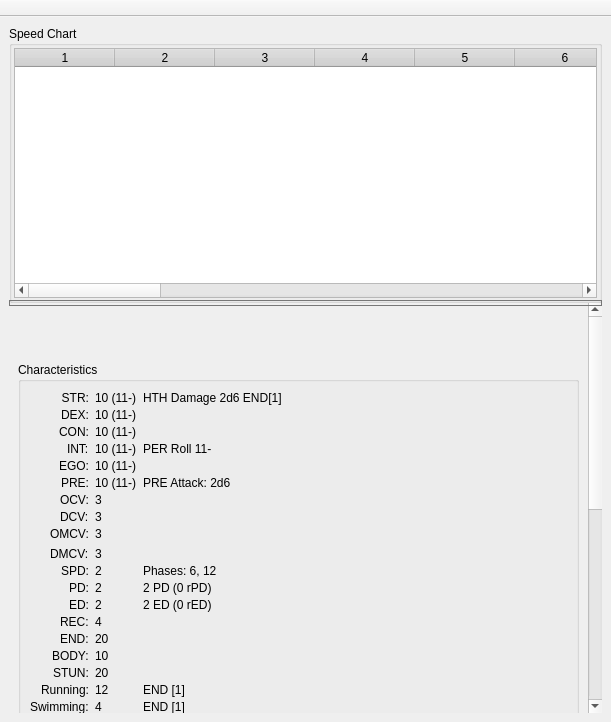
<?xml version="1.0" encoding="UTF-8"?>
<ui version="4.0">
 <class>MainWindow</class>
 <widget class="QMainWindow" name="MainWindow">
  <property name="geometry">
   <rect>
    <x>0</x>
    <y>0</y>
    <width>611</width>
    <height>722</height>
   </rect>
  </property>
  <property name="font">
   <font>
    <pointsize>12</pointsize>
   </font>
  </property>
  <property name="windowTitle">
   <string>MainWindow</string>
  </property>
  <property name="windowIcon">
   <iconset>
    <normaloff>HeroSystem.ico</normaloff>HeroSystem.ico</iconset>
  </property>
  <widget class="QWidget" name="centralwidget">
   <layout class="QVBoxLayout" name="verticalLayout">
    <item>
     <widget class="QSplitter" name="splitter">
      <property name="styleSheet">
       <string notr="true">QSplitter::handle {
background: qlineargradient(x1:0, y1:0, x2:1, y2:1,
    stop:0 #eee, stop:1 #ccc);
border: 1px solid #777;
width: 13px;
margin-top: 2px;
margin-bottom: 2px;
border-radius: 4px;
}</string>
      </property>
      <property name="orientation">
       <enum>Qt::Vertical</enum>
      </property>
      <widget class="QGroupBox" name="speedBox">
       <property name="title">
        <string>Speed Chart</string>
       </property>
       <layout class="QVBoxLayout" name="verticalLayout_9">
        <property name="spacing">
         <number>2</number>
        </property>
        <property name="leftMargin">
         <number>2</number>
        </property>
        <property name="topMargin">
         <number>2</number>
        </property>
        <property name="rightMargin">
         <number>2</number>
        </property>
        <property name="bottomMargin">
         <number>2</number>
        </property>
        <item>
         <widget class="QTableWidget" name="speedChart">
          <property name="minimumSize">
           <size>
            <width>0</width>
            <height>200</height>
           </size>
          </property>
          <property name="styleSheet">
           <string notr="true">QTableWidget { selection-color: white; selection-background-color: lightblue; }
QHeaderView::section { background-color:lightgray; color: black; font: 700 9pt &quot;Segoe UI&quot;; }</string>
          </property>
          <property name="editTriggers">
           <set>QAbstractItemView::NoEditTriggers</set>
          </property>
          <property name="showDropIndicator" stdset="0">
           <bool>false</bool>
          </property>
          <property name="dragDropOverwriteMode">
           <bool>false</bool>
          </property>
          <property name="selectionMode">
           <enum>QAbstractItemView::SingleSelection</enum>
          </property>
          <property name="selectionBehavior">
           <enum>QAbstractItemView::SelectRows</enum>
          </property>
          <property name="cornerButtonEnabled">
           <bool>false</bool>
          </property>
          <property name="rowCount">
           <number>0</number>
          </property>
          <property name="columnCount">
           <number>21</number>
          </property>
          <attribute name="horizontalHeaderMinimumSectionSize">
           <number>15</number>
          </attribute>
          <attribute name="verticalHeaderVisible">
           <bool>false</bool>
          </attribute>
          <attribute name="verticalHeaderMinimumSectionSize">
           <number>15</number>
          </attribute>
          <attribute name="verticalHeaderDefaultSectionSize">
           <number>20</number>
          </attribute>
          <attribute name="verticalHeaderHighlightSections">
           <bool>false</bool>
          </attribute>
          <column/>
          <column/>
          <column/>
          <column/>
          <column/>
          <column/>
          <column/>
          <column/>
          <column/>
          <column/>
          <column/>
          <column/>
          <column/>
          <column/>
          <column/>
          <column/>
          <column/>
          <column/>
          <column/>
          <column/>
          <column/>
         </widget>
        </item>
       </layout>
      </widget>
      <widget class="QScrollArea" name="scrollArea">
       <property name="frameShape">
        <enum>QFrame::NoFrame</enum>
       </property>
       <property name="frameShadow">
        <enum>QFrame::Plain</enum>
       </property>
       <property name="lineWidth">
        <number>0</number>
       </property>
       <property name="horizontalScrollBarPolicy">
        <enum>Qt::ScrollBarAlwaysOff</enum>
       </property>
       <property name="widgetResizable">
        <bool>true</bool>
       </property>
       <widget class="QWidget" name="scrollAreaWidgetContents">
        <property name="geometry">
         <rect>
          <x>0</x>
          <y>0</y>
          <width>579</width>
          <height>1093</height>
         </rect>
        </property>
        <layout class="QVBoxLayout" name="verticalLayout_2">
         <item>
          <widget class="QLabel" name="name">
           <property name="font">
            <font>
             <pointsize>16</pointsize>
            </font>
           </property>
           <property name="text">
            <string/>
           </property>
          </widget>
         </item>
         <item>
          <widget class="QLabel" name="image">
           <property name="text">
            <string/>
           </property>
          </widget>
         </item>
         <item>
          <widget class="QGroupBox" name="statBox">
           <property name="title">
            <string>Characteristics</string>
           </property>
           <layout class="QFormLayout" name="formLayout">
            <property name="labelAlignment">
             <set>Qt::AlignRight|Qt::AlignTrailing|Qt::AlignVCenter</set>
            </property>
            <property name="verticalSpacing">
             <number>3</number>
            </property>
            <item row="0" column="0">
             <widget class="QLabel" name="label">
              <property name="text">
               <string>STR:</string>
              </property>
              <property name="alignment">
               <set>Qt::AlignRight|Qt::AlignTrailing|Qt::AlignVCenter</set>
              </property>
             </widget>
            </item>
            <item row="0" column="1">
             <widget class="QLabel" name="STRLabel">
              <property name="text">
               <string>10 (11-)	HTH Damage 2d6 END[1]</string>
              </property>
             </widget>
            </item>
            <item row="1" column="0">
             <widget class="QLabel" name="label_2">
              <property name="text">
               <string>DEX:</string>
              </property>
              <property name="alignment">
               <set>Qt::AlignRight|Qt::AlignTrailing|Qt::AlignVCenter</set>
              </property>
             </widget>
            </item>
            <item row="1" column="1">
             <widget class="QLabel" name="DEXLabel">
              <property name="text">
               <string>10 (11-)</string>
              </property>
             </widget>
            </item>
            <item row="2" column="0">
             <widget class="QLabel" name="label_3">
              <property name="text">
               <string>CON:</string>
              </property>
              <property name="alignment">
               <set>Qt::AlignRight|Qt::AlignTrailing|Qt::AlignVCenter</set>
              </property>
             </widget>
            </item>
            <item row="2" column="1">
             <widget class="QLabel" name="CONLabel">
              <property name="text">
               <string>10 (11-)</string>
              </property>
             </widget>
            </item>
            <item row="3" column="0">
             <widget class="QLabel" name="label_4">
              <property name="text">
               <string>INT:</string>
              </property>
             </widget>
            </item>
            <item row="3" column="1">
             <widget class="QLabel" name="INTLabel">
              <property name="text">
               <string>10 (11-)	PER Roll 11-</string>
              </property>
             </widget>
            </item>
            <item row="4" column="0">
             <widget class="QLabel" name="label_7">
              <property name="text">
               <string>EGO:</string>
              </property>
             </widget>
            </item>
            <item row="4" column="1">
             <widget class="QLabel" name="EGOLabel">
              <property name="text">
               <string>10 (11-)</string>
              </property>
             </widget>
            </item>
            <item row="5" column="0">
             <widget class="QLabel" name="label_9">
              <property name="text">
               <string>PRE:</string>
              </property>
             </widget>
            </item>
            <item row="6" column="0">
             <widget class="QLabel" name="label_5">
              <property name="text">
               <string>OCV:</string>
              </property>
             </widget>
            </item>
            <item row="6" column="1">
             <widget class="QLabel" name="OCVLabel">
              <property name="text">
               <string>3</string>
              </property>
             </widget>
            </item>
            <item row="7" column="0">
             <widget class="QLabel" name="label_8">
              <property name="text">
               <string>DCV:</string>
              </property>
             </widget>
            </item>
            <item row="7" column="1">
             <widget class="QLabel" name="DCVLabel">
              <property name="text">
               <string>3</string>
              </property>
             </widget>
            </item>
            <item row="8" column="0">
             <widget class="QLabel" name="label_12">
              <property name="text">
               <string>OMCV:</string>
              </property>
             </widget>
            </item>
            <item row="8" column="1">
             <widget class="QLabel" name="OMCVLabel">
              <property name="text">
               <string>3</string>
              </property>
             </widget>
            </item>
            <item row="10" column="0">
             <widget class="QLabel" name="label_14">
              <property name="text">
               <string>DMCV:</string>
              </property>
             </widget>
            </item>
            <item row="10" column="1">
             <widget class="QLabel" name="DMCVLabel">
              <property name="text">
               <string>3</string>
              </property>
             </widget>
            </item>
            <item row="11" column="0">
             <widget class="QLabel" name="label_6">
              <property name="text">
               <string>SPD:</string>
              </property>
             </widget>
            </item>
            <item row="11" column="1">
             <widget class="QLabel" name="SPDLabel">
              <property name="text">
               <string>2	Phases: 6, 12</string>
              </property>
             </widget>
            </item>
            <item row="12" column="0">
             <widget class="QLabel" name="label_13">
              <property name="text">
               <string>PD:</string>
              </property>
             </widget>
            </item>
            <item row="12" column="1">
             <widget class="QLabel" name="PDLabel">
              <property name="text">
               <string>2	2 PD (0 rPD)</string>
              </property>
             </widget>
            </item>
            <item row="13" column="0">
             <widget class="QLabel" name="label_16">
              <property name="text">
               <string>ED:</string>
              </property>
             </widget>
            </item>
            <item row="13" column="1">
             <widget class="QLabel" name="EDLabel">
              <property name="text">
               <string>2	2 ED (0 rED)</string>
              </property>
             </widget>
            </item>
            <item row="14" column="0">
             <widget class="QLabel" name="label_18">
              <property name="text">
               <string>REC:</string>
              </property>
             </widget>
            </item>
            <item row="14" column="1">
             <widget class="QLabel" name="RECLabel">
              <property name="text">
               <string>4</string>
              </property>
             </widget>
            </item>
            <item row="15" column="0">
             <widget class="QLabel" name="label_11">
              <property name="text">
               <string>END:</string>
              </property>
             </widget>
            </item>
            <item row="15" column="1">
             <widget class="QLabel" name="ENDLabel">
              <property name="text">
               <string>20</string>
              </property>
             </widget>
            </item>
            <item row="16" column="0">
             <widget class="QLabel" name="label_17">
              <property name="text">
               <string>BODY:</string>
              </property>
             </widget>
            </item>
            <item row="16" column="1">
             <widget class="QLabel" name="BODYLabel">
              <property name="text">
               <string>10</string>
              </property>
             </widget>
            </item>
            <item row="17" column="0">
             <widget class="QLabel" name="label_20">
              <property name="text">
               <string>STUN:</string>
              </property>
             </widget>
            </item>
            <item row="17" column="1">
             <widget class="QLabel" name="STUNLabel">
              <property name="text">
               <string>20</string>
              </property>
             </widget>
            </item>
            <item row="18" column="0">
             <widget class="QLabel" name="label_15">
              <property name="text">
               <string>Running:</string>
              </property>
             </widget>
            </item>
            <item row="18" column="1">
             <widget class="QLabel" name="RunningLabel">
              <property name="text">
               <string>12	END [1]</string>
              </property>
             </widget>
            </item>
            <item row="19" column="0">
             <widget class="QLabel" name="label_21">
              <property name="text">
               <string>Swimming:</string>
              </property>
             </widget>
            </item>
            <item row="19" column="1">
             <widget class="QLabel" name="SwimmingLabel">
              <property name="text">
               <string>4	END [1]</string>
              </property>
             </widget>
            </item>
            <item row="20" column="0">
             <widget class="QLabel" name="label_23">
              <property name="text">
               <string>Leaping:</string>
              </property>
             </widget>
            </item>
            <item row="20" column="1">
             <widget class="QLabel" name="LeapingLabel">
              <property name="text">
               <string>4.0	4m forward, 2m upward</string>
              </property>
             </widget>
            </item>
            <item row="5" column="1">
             <widget class="QLabel" name="PRELabel">
              <property name="text">
               <string>10 (11-)	PRE Attack: 2d6</string>
              </property>
             </widget>
            </item>
            <item row="9" column="1">
             <widget class="QWidget" name="widget" native="true"/>
            </item>
           </layout>
          </widget>
         </item>
         <item>
          <widget class="QGroupBox" name="skillBox">
           <property name="title">
            <string>Skills</string>
           </property>
           <layout class="QVBoxLayout" name="verticalLayout_3">
            <property name="spacing">
             <number>3</number>
            </property>
            <item>
             <widget class="QLabel" name="label_10">
              <property name="text">
               <string/>
              </property>
             </widget>
            </item>
           </layout>
          </widget>
         </item>
         <item>
          <widget class="QGroupBox" name="perksBox">
           <property name="title">
            <string>Perks</string>
           </property>
           <layout class="QVBoxLayout" name="verticalLayout_4">
            <item>
             <widget class="QLabel" name="label_19">
              <property name="text">
               <string/>
              </property>
             </widget>
            </item>
           </layout>
          </widget>
         </item>
         <item>
          <widget class="QGroupBox" name="talentBox">
           <property name="title">
            <string>Talents</string>
           </property>
           <layout class="QVBoxLayout" name="verticalLayout_5">
            <item>
             <widget class="QLabel" name="label_22">
              <property name="text">
               <string/>
              </property>
             </widget>
            </item>
           </layout>
          </widget>
         </item>
         <item>
          <widget class="QGroupBox" name="martialArtsBox">
           <property name="title">
            <string>Martial Arts</string>
           </property>
           <layout class="QVBoxLayout" name="verticalLayout_6">
            <item>
             <widget class="QLabel" name="label_24">
              <property name="text">
               <string/>
              </property>
             </widget>
            </item>
           </layout>
          </widget>
         </item>
         <item>
          <widget class="QGroupBox" name="powerBox">
           <property name="title">
            <string>Powers</string>
           </property>
           <layout class="QVBoxLayout" name="verticalLayout_7">
            <item>
             <widget class="QLabel" name="label_25">
              <property name="text">
               <string/>
              </property>
             </widget>
            </item>
           </layout>
          </widget>
         </item>
         <item>
          <widget class="QGroupBox" name="complicationBox">
           <property name="title">
            <string>Complications</string>
           </property>
           <layout class="QVBoxLayout" name="verticalLayout_8">
            <item>
             <widget class="QLabel" name="label_26">
              <property name="text">
               <string/>
              </property>
             </widget>
            </item>
           </layout>
          </widget>
         </item>
         <item>
          <spacer name="verticalSpacer">
           <property name="orientation">
            <enum>Qt::Vertical</enum>
           </property>
           <property name="sizeHint" stdset="0">
            <size>
             <width>20</width>
             <height>40</height>
            </size>
           </property>
          </spacer>
         </item>
        </layout>
       </widget>
      </widget>
     </widget>
    </item>
   </layout>
  </widget>
  <widget class="QToolBar" name="toolBar">
   <property name="windowTitle">
    <string>toolBar</string>
   </property>
   <property name="movable">
    <bool>false</bool>
   </property>
   <property name="allowedAreas">
    <set>Qt::TopToolBarArea</set>
   </property>
   <property name="toolButtonStyle">
    <enum>Qt::ToolButtonTextOnly</enum>
   </property>
   <property name="floatable">
    <bool>false</bool>
   </property>
   <attribute name="toolBarArea">
    <enum>TopToolBarArea</enum>
   </attribute>
   <attribute name="toolBarBreak">
    <bool>false</bool>
   </attribute>
  </widget>
 </widget>
 <resources/>
 <connections/>
</ui>
